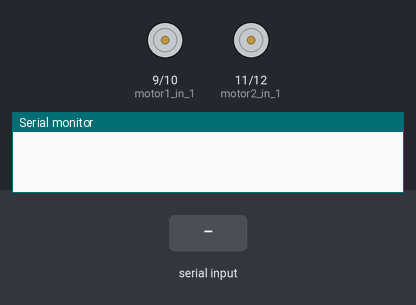
This sketch was run on a simulated Arduino Uno, built with avr-gcc and run on an emulated ATmega328P. Parts: motor-driver pin pairs drawn as motors (green arrow = first pin HIGH = forward, orange = second pin HIGH = backward, longer = more drive), the last lines printed to the serial monitor. Inputs (shaded band) come from the test bench.

Above: at 1.2 s.
1.3 s: "F" received over Serial
At 1.8 s:
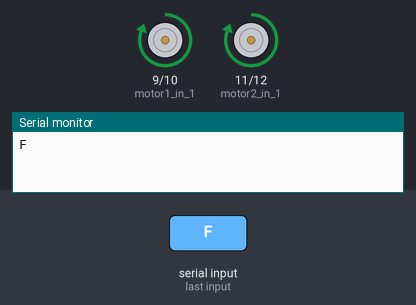
2.8 s: "B" received over Serial
At 4.0 s:
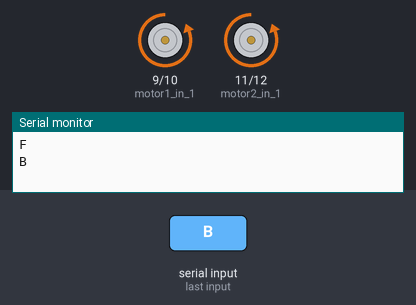
4.3 s: "L" received over Serial
At 5.3 s:
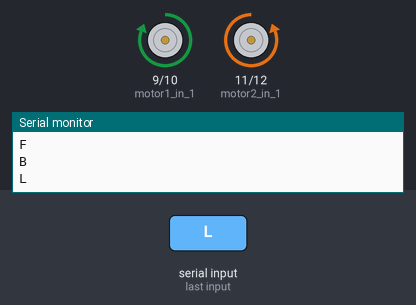
5.8 s: "R" received over Serial
At 6.4 s:
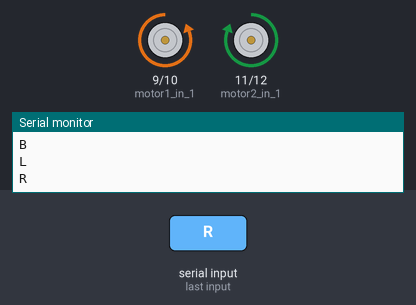
Timing chart, 0 to 8.3 s (numbered marks = the images above; inputs shaded):
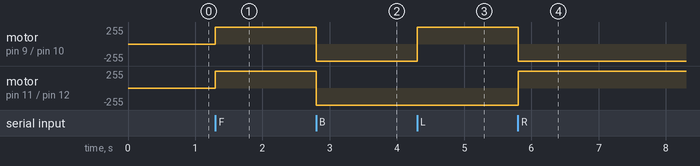

Measured:
- after the input at 1.3 s, motor on pin 9 (motor1_in_1) / pin 10 (motor1_in_2), motor on pin 11 (motor2_in_1) / pin 12 (motor2_in_2): stopped → forward 255/255 at once
- after the input at 2.8 s, motor on pin 9 (motor1_in_1) / pin 10 (motor1_in_2), motor on pin 11 (motor2_in_1) / pin 12 (motor2_in_2): forward 255/255 → backward 255/255 at once
- after the input at 4.3 s, motor on pin 9 (motor1_in_1) / pin 10 (motor1_in_2): backward 255/255 → forward 255/255 at once
- after the input at 5.8 s, motor on pin 9 (motor1_in_1) / pin 10 (motor1_in_2): forward 255/255 → backward 255/255 at once; motor on pin 11 (motor2_in_1) / pin 12 (motor2_in_2): backward 255/255 → forward 255/255 at once

The sketch:

android-phone-controlled-robotic-car.ino
```cpp
#define motor1_in_1 9
#define motor1_in_2 10

#define motor2_in_1 11
#define motor2_in_2 12

//#define horn 9
 //#define bulb A5


char command = 'S';
char prevCommand = 'A';
int velocity=0;

void setup()
{
  Serial.begin(9600);  //Set the baud rate to that of your Bluetooth module.

   pinMode(motor1_in_1 , OUTPUT);
   pinMode(motor1_in_2 , OUTPUT);
   pinMode(motor2_in_1 , OUTPUT);
   pinMode(motor2_in_2 , OUTPUT);
   //pinMode(bulb , OUTPUT);
   //pinMode(horn , OUTPUT);
  // analogWrite(9, 255);
   //analogWrite(10, 255);

}

void loop(){
  if(Serial.available() > 0){

    prevCommand = command;
    command = Serial.read();
    Serial.println(command);
    //Change pin mode only if new command is different from previous.
    if(command!=prevCommand){
      //Serial.println(command);
      switch(command)
      {
      case 'F':

        digitalWrite(motor1_in_1, HIGH);
        digitalWrite(motor1_in_2, LOW);
        digitalWrite(motor2_in_1, HIGH);
        digitalWrite(motor2_in_2, LOW);

        break;
      case 'B':
        digitalWrite(motor1_in_1, LOW);
        digitalWrite(motor1_in_2, HIGH);
        digitalWrite(motor2_in_1, LOW);
        digitalWrite(motor2_in_2, HIGH);
        break;
      case 'L':
        digitalWrite(motor1_in_1, HIGH);
        digitalWrite(motor1_in_2, LOW);
        digitalWrite(motor2_in_1, LOW);
        digitalWrite(motor2_in_2, HIGH);
        break;
      case 'R':
        digitalWrite(motor1_in_1, LOW);
        digitalWrite(motor1_in_2, HIGH);
        digitalWrite(motor2_in_1, HIGH);
        digitalWrite(motor2_in_2, LOW);
        break;
      case 'S':
        digitalWrite(motor1_in_1, LOW);
        digitalWrite(motor1_in_2, LOW);
        digitalWrite(motor2_in_1, LOW);
        digitalWrite(motor2_in_2, LOW);
        break;
/*
         case 'V':
        digitalWrite(horn, HIGH);
        break;

        case 'v':
        digitalWrite(horn, LOW);
        break;

        case 'W':  //Font ON
        digitalWrite(bulb, HIGH);
        break;
      case 'w':  //Font OFF
        digitalWrite(bulb, LOW);
        break;
  */
  /*

      case 'I':  //FR
        yellowCar.ForwardRight_4W(velocity);
        break;
      case 'J':  //BR
        yellowCar.BackRight_4W(velocity);
        break;
      case 'G':  //FL
        yellowCar.ForwardLeft_4W(velocity);
        break;
      case 'H':  //BL
        yellowCar.BackLeft_4W(velocity);
        break;

      case 'U':  //Back ON
        digitalWrite(pinbackLights, HIGH);
        break;
      case 'u':  //Back OFF
        digitalWrite(pinbackLights, LOW);
        break;
      case 'D':  //Everything OFF
        digitalWrite(pinfrontLights, LOW);
        digitalWrite(pinbackLights, LOW);
        yellowCar.Stopped_4W();
        break;
  */
      default:  //Get velocity
        if(command=='q'){

        }

      }
    }
  }
}
```
